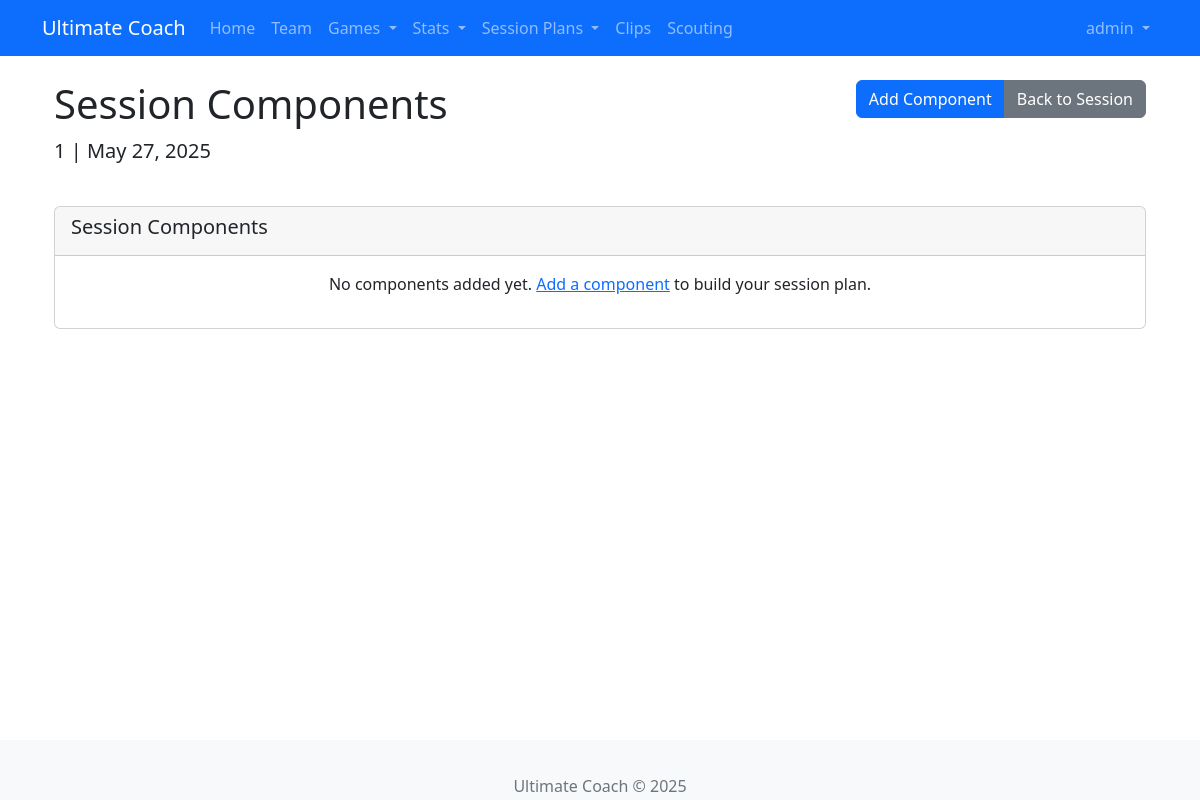
/sessions/1/components (signed in), run on the app's committed database.
### app/models/user.py (models this page shows, shortened)
class User(UserMixin, db.Model):
    id = db.Column(db.Integer, primary_key=True)
    username = db.Column(db.String(64), unique=True, nullable=False)
    email = db.Column(db.String(120), unique=True, nullable=False)
    password_hash = db.Column(db.String(128))
    role = db.Column(db.String(20), default='user')  # Add this line
    is_admin = db.Column(db.Boolean, default=False)
    created_at = db.Column(db.DateTime, default=datetime.utcnow)
    created_drills = db.relationship('SavedDrill', backref='creator', lazy='dynamic')
    player_profile = db.relationship('Player', back_populates='user_account', uselist=False)

### app/models/session.py (models this page shows, shortened)
class SessionPlan(db.Model):
    id = db.Column(db.Integer, primary_key=True)
    title = db.Column(db.String(100), nullable=False)
    date = db.Column(db.Date, nullable=True)
    start_time = db.Column(db.Time, nullable=True)
    end_time = db.Column(db.Time, nullable=True)
    location = db.Column(db.String(100), nullable=True)
    focus_area = db.Column(db.String(100), nullable=True)
    notes = db.Column(db.Text, nullable=True)
    is_recurring = db.Column(db.Boolean, default=False)
    recurrence_pattern = db.Column(db.String(20), nullable=True)
    created_at = db.Column(db.DateTime, default=datetime.utcnow)
    updated_at = db.Column(db.DateTime, default=datetime.utcnow, onupdate=datetime.utcnow)
    components = db.relationship('SessionComponent', back_populates='session',
                               lazy='dynamic', cascade='all, delete-orphan')
    attendances = db.relationship('Attendance', back_populates='session',
                                lazy='dynamic', cascade='all, delete-orphan')
    rsvps = db.relationship('SessionRSVP', back_populates='session',
                           lazy='dynamic', cascade='all, delete-orphan')
    @property
    def formatted_date(self):
        if self.date:
            return self.date.strftime('%B %d, %Y')
        return 'No date set'

### app/routes/session.py (the view)
@bp.route('/<int:session_id>/components')
@login_required
def components(session_id):
    session = SessionPlan.query.get_or_404(session_id)
    components = session.components.order_by(SessionComponent.order).all()
    return render_template('session/components.html', session=session, components=components)

### app/models/user.py (called while the page is built)
@login.user_loader
def load_user(id):
    return User.query.get(int(id))

### app/routes/session.py (called while the page is built)
@bp.before_request
def before_request():
    if 'static' in request.path:
        current_app.logger.debug(f"Static file request: {request.path}")

### app/templates/session/components.html
{% extends "base.html" %}
{% block content %}
<div class="container">
    <div class="row mb-4">
        <div class="col-md-8">
            <h1>Session Components</h1>
            <p class="lead">{{ session.title }} | {{ session.formatted_date }}</p>
        </div>
        <div class="col-md-4 text-end">
            <div class="btn-group">
                <a href="{{ url_for('session.add_component', session_id=session.id) }}" class="btn btn-primary">Add Component</a>
                <a href="{{ url_for('session.detail', session_id=session.id) }}" class="btn btn-secondary">Back to Session</a>
            </div>
        </div>
    </div>
    <div class="row">
        <div class="col-12">
            <div class="card">
                <div class="card-header">
                    <h5>Session Components</h5>
                </div>
                <div class="card-body">
                    {% if components %}
                    <div class="table-responsive">
                        <table class="table table-striped">
                            <thead>
                                <tr>
                                    <th>Order</th>
                                    <th>Title</th>
                                    <th>Type</th>
                                    <th>Duration</th>
                                    <th>Focus Area</th>
                                    <th>Drill</th>
                                    <th>Actions</th>
                                </tr>
                            </thead>
                            <tbody>
                                {% for component in components %}
                                <tr>
                                    <td>{{ component.order }}</td>
                                    <td>{{ component.title }}</td>
                                    <td>{{ component.component_type|replace('_', ' ')|capitalize }}</td>
                                    <td>{{ component.duration_minutes }} min</td>
                                    <td>{{ component.focus_area }}</td>
                                    <td>
                                        {% if component.drill %}
                                        <a href="{{ url_for('session.drill_detail', drill_id=component.drill.id) }}">
                                            {{ component.drill.title }}
                                        </a>
                                        {% else %}
                                        -
                                        {% endif %}
                                    </td>
                                    <td>
                                        <div class="btn-group">
                                            <a href="{{ url_for('session.edit_component', component_id=component.id) }}" class="btn btn-sm btn-outline-secondary">Edit</a>
                                            <button type="button" class="btn btn-sm btn-outline-danger" data-bs-toggle="modal" data-bs-target="#deleteModal{{ component.id }}">Delete</button>
                                        </div>
                                        <div class="modal fade" id="deleteModal{{ component.id }}" tabindex="-1" aria-labelledby="deleteModalLabel{{ component.id }}" aria-hidden="true">
                                            <div class="modal-dialog">
                                                <div class="modal-content">
                                                    <div class="modal-header">
                                                        <h5 class="modal-title" id="deleteModalLabel{{ component.id }}">Confirm Delete</h5>
                                                        <button type="button" class="btn-close" data-bs-dismiss="modal" aria-label="Close"></button>
                                                    </div>
                                                    <div class="modal-body">
                                                        Are you sure you want to delete the component "{{ component.title }}"?
                                                    </div>
                                                    <div class="modal-footer">
                                                        <button type="button" class="btn btn-secondary" data-bs-dismiss="modal">Cancel</button>
                                                        <form action="{{ url_for('session.delete_component', component_id=component.id) }}" method="post">
                                                            <button type="submit" class="btn btn-danger">Delete</button>
                                                        </form>
                                                    </div>
                                                </div>
                                            </div>
                                        </div>
                                    </td>
                                </tr>
                                {% endfor %}
                            </tbody>
                        </table>
                    </div>
                    {% else %}
                    <p class="text-center">No components added yet. <a href="{{ url_for('session.add_component', session_id=session.id) }}">Add a component</a> to build your session plan.</p>
                    {% endif %}
                </div>
            </div>
        </div>
    </div>
</div>
{% endblock %}

### app/templates/base.html (shortened to what this page needs)
<!DOCTYPE html>
<html lang="en">
<head>
    <link rel="stylesheet" href="https://cdn.jsdelivr.net/npm/bootstrap@5.2.3/dist/css/bootstrap.min.css">
    <link rel="stylesheet" href="https://cdn.jsdelivr.net/npm/bootstrap-icons@1.10.5/font/bootstrap-icons.css">
    <link rel="stylesheet" href="{{ url_for('static', filename='css/main.css') }}">
</head>
<body>
    <nav class="navbar navbar-expand-lg navbar-dark bg-primary">
        <div class="container">
            <a class="navbar-brand" href="{{ url_for('main.index') }}">Ultimate Coach</a>
            <div class="collapse navbar-collapse" id="navbarNav">
                <ul class="navbar-nav me-auto">
                    <li class="nav-item">
                        <a class="nav-link" href="{{ url_for('main.index') }}"
                           data-bs-toggle="tooltip" data-bs-placement="bottom"
                           title="Return to homepage">Home</a>
                    </li>
                    <li class="nav-item">
                        <a class="nav-link" href="{{ url_for('team.index') }}"
                           data-bs-toggle="tooltip" data-bs-placement="bottom"
                           title="Manage team roster">Team</a>
                    </li>
                    <li class="nav-item dropdown">
                        <a class="nav-link dropdown-toggle" href="#" id="gamesDropdown"
                           role="button" data-bs-toggle="dropdown" aria-expanded="false"
                           data-bs-toggle="tooltip" data-bs-placement="bottom"
                           title="Manage games and tournaments">
                            Games
                        </a>
                    </li>
                    <li class="nav-item dropdown">
                        <a class="nav-link dropdown-toggle" href="#" id="statsDropdown"
                           role="button" data-bs-toggle="dropdown" aria-expanded="false"
                           data-bs-toggle="tooltip" data-bs-placement="bottom"
                           title="View comprehensive statistics and analytics">
                            Stats
                        </a>
                    </li>
                    <li class="nav-item dropdown">
                        <a class="nav-link dropdown-toggle" href="#" role="button" data-bs-toggle="dropdown">
                            Session Plans
                        </a>
                    </li>
                    <li class="nav-item">
                        <a class="nav-link" href="{{ url_for('clip.index') }}"
                           data-bs-toggle="tooltip" data-bs-placement="bottom"
                           title="Manage video clips">Clips</a>
                    </li>
                    <li class="nav-item">
                        <a class="nav-link" href="{{ url_for('scouting.index') }}"
                           data-bs-toggle="tooltip" data-bs-placement="bottom"
                           title="View scouting reports">Scouting</a>
                    </li>
                </ul>
                {% if current_user.is_authenticated %}
                <ul class="navbar-nav">
                    <li class="nav-item dropdown">
                        <a class="nav-link dropdown-toggle" href="#" id="userDropdown"
                           role="button" data-bs-toggle="dropdown" aria-expanded="false">
                            {{ current_user.username }}
                        </a>
                    </li>
                </ul>
                {% endif %}
            </div>
        </div>
    </nav>
    <div class="container mt-4">
        {% block content %}{% endblock %}
    </div>
    <footer class="footer mt-5 py-3 bg-light">
        <div class="container text-center">
            <span class="text-muted">Ultimate Coach &copy; 2025</span>
        </div>
    </footer>
</body>
</html>

### app/static/css/main.css (style rules this page uses)
body { padding-bottom: 60px; }
.footer { position: fixed; bottom: 0; width: 100%; height: 60px; line-height: 60px; background-color: #f5f5f5; }

### data on the page
User: username "admin"
SessionPlan: title "1", formatted_date "May 27, 2025"
